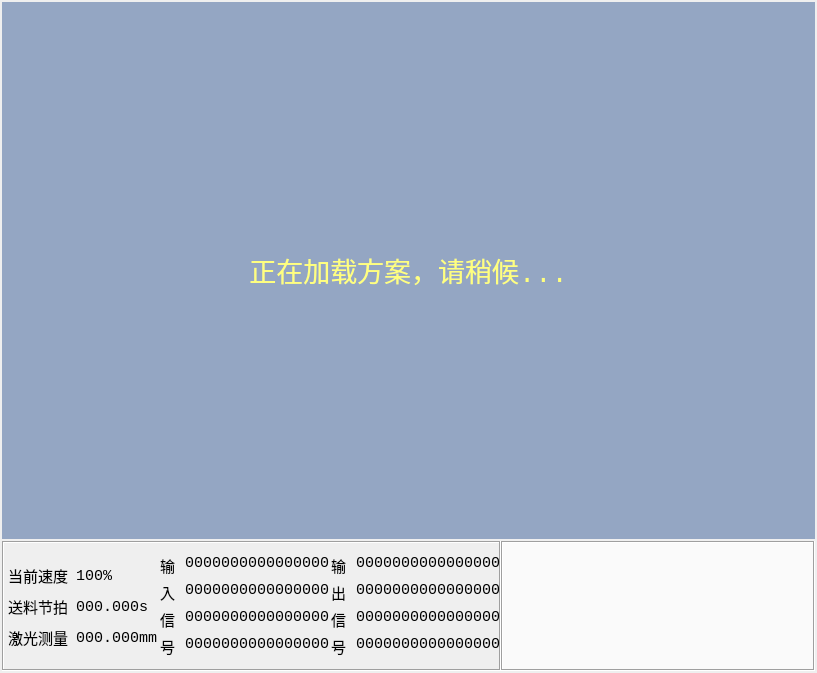
<?xml version="1.0" encoding="UTF-8"?>
<ui version="4.0">
 <class>PageWork</class>
 <widget class="QWidget" name="PageWork">
  <property name="geometry">
   <rect>
    <x>0</x>
    <y>0</y>
    <width>817</width>
    <height>673</height>
   </rect>
  </property>
  <property name="windowTitle">
   <string>WorkWidget</string>
  </property>
  <property name="autoFillBackground">
   <bool>true</bool>
  </property>
  <layout class="QVBoxLayout" name="verticalLayout">
   <property name="spacing">
    <number>2</number>
   </property>
   <property name="margin">
    <number>2</number>
   </property>
   <item>
    <widget class="QWidget" name="widget" native="true">
     <property name="sizePolicy">
      <sizepolicy hsizetype="Preferred" vsizetype="Expanding">
       <horstretch>0</horstretch>
       <verstretch>0</verstretch>
      </sizepolicy>
     </property>
     <property name="palette">
      <palette>
       <active>
        <colorrole role="Base">
         <brush brushstyle="SolidPattern">
          <color alpha="255">
           <red>255</red>
           <green>255</green>
           <blue>255</blue>
          </color>
         </brush>
        </colorrole>
        <colorrole role="Window">
         <brush brushstyle="SolidPattern">
          <color alpha="255">
           <red>148</red>
           <green>166</green>
           <blue>195</blue>
          </color>
         </brush>
        </colorrole>
       </active>
       <inactive>
        <colorrole role="Base">
         <brush brushstyle="SolidPattern">
          <color alpha="255">
           <red>255</red>
           <green>255</green>
           <blue>255</blue>
          </color>
         </brush>
        </colorrole>
        <colorrole role="Window">
         <brush brushstyle="SolidPattern">
          <color alpha="255">
           <red>148</red>
           <green>166</green>
           <blue>195</blue>
          </color>
         </brush>
        </colorrole>
       </inactive>
       <disabled>
        <colorrole role="Base">
         <brush brushstyle="SolidPattern">
          <color alpha="255">
           <red>148</red>
           <green>166</green>
           <blue>195</blue>
          </color>
         </brush>
        </colorrole>
        <colorrole role="Window">
         <brush brushstyle="SolidPattern">
          <color alpha="255">
           <red>148</red>
           <green>166</green>
           <blue>195</blue>
          </color>
         </brush>
        </colorrole>
       </disabled>
      </palette>
     </property>
     <property name="autoFillBackground">
      <bool>true</bool>
     </property>
     <layout class="QVBoxLayout" name="verticalLayout_2">
      <item>
       <widget class="QLabel" name="label_7">
        <property name="palette">
         <palette>
          <active>
           <colorrole role="WindowText">
            <brush brushstyle="SolidPattern">
             <color alpha="255">
              <red>255</red>
              <green>255</green>
              <blue>127</blue>
             </color>
            </brush>
           </colorrole>
          </active>
          <inactive>
           <colorrole role="WindowText">
            <brush brushstyle="SolidPattern">
             <color alpha="255">
              <red>255</red>
              <green>255</green>
              <blue>127</blue>
             </color>
            </brush>
           </colorrole>
          </inactive>
          <disabled>
           <colorrole role="WindowText">
            <brush brushstyle="SolidPattern">
             <color alpha="255">
              <red>127</red>
              <green>125</green>
              <blue>123</blue>
             </color>
            </brush>
           </colorrole>
          </disabled>
         </palette>
        </property>
        <property name="font">
         <font>
          <family>Monospace</family>
          <pointsize>20</pointsize>
         </font>
        </property>
        <property name="text">
         <string notr="true">正在加载方案，请稍候...</string>
        </property>
        <property name="alignment">
         <set>Qt::AlignCenter</set>
        </property>
       </widget>
      </item>
     </layout>
    </widget>
   </item>
   <item>
    <layout class="QHBoxLayout" name="horizontalLayout">
     <property name="spacing">
      <number>0</number>
     </property>
     <item>
      <widget class="QFrame" name="frame">
       <property name="sizePolicy">
        <sizepolicy hsizetype="Preferred" vsizetype="Fixed">
         <horstretch>0</horstretch>
         <verstretch>0</verstretch>
        </sizepolicy>
       </property>
       <property name="maximumSize">
        <size>
         <width>16777215</width>
         <height>130</height>
        </size>
       </property>
       <property name="font">
        <font>
         <family>Monospace</family>
         <pointsize>11</pointsize>
        </font>
       </property>
       <property name="frameShape">
        <enum>QFrame::Box</enum>
       </property>
       <property name="frameShadow">
        <enum>QFrame::Sunken</enum>
       </property>
       <layout class="QHBoxLayout" name="horizontalLayout_2">
        <property name="spacing">
         <number>2</number>
        </property>
        <property name="leftMargin">
         <number>0</number>
        </property>
        <property name="topMargin">
         <number>2</number>
        </property>
        <property name="rightMargin">
         <number>4</number>
        </property>
        <property name="bottomMargin">
         <number>2</number>
        </property>
        <item>
         <layout class="QFormLayout" name="formLayout">
          <property name="sizeConstraint">
           <enum>QLayout::SetDefaultConstraint</enum>
          </property>
          <property name="fieldGrowthPolicy">
           <enum>QFormLayout::FieldsStayAtSizeHint</enum>
          </property>
          <property name="rowWrapPolicy">
           <enum>QFormLayout::WrapLongRows</enum>
          </property>
          <property name="labelAlignment">
           <set>Qt::AlignRight|Qt::AlignTrailing|Qt::AlignVCenter</set>
          </property>
          <property name="formAlignment">
           <set>Qt::AlignCenter</set>
          </property>
          <property name="horizontalSpacing">
           <number>8</number>
          </property>
          <property name="verticalSpacing">
           <number>8</number>
          </property>
          <property name="rightMargin">
           <number>0</number>
          </property>
          <item row="1" column="0">
           <widget class="QLabel" name="label_8">
            <property name="font">
             <font>
              <family>Monospace</family>
              <pointsize>11</pointsize>
             </font>
            </property>
            <property name="text">
             <string>当前速度</string>
            </property>
           </widget>
          </item>
          <item row="1" column="1">
           <widget class="QLabel" name="speedLabel">
            <property name="font">
             <font>
              <family>Monospace</family>
              <pointsize>11</pointsize>
             </font>
            </property>
            <property name="text">
             <string>100%</string>
            </property>
           </widget>
          </item>
          <item row="3" column="0">
           <widget class="QLabel" name="label_11">
            <property name="text">
             <string>激光测量</string>
            </property>
           </widget>
          </item>
          <item row="3" column="1">
           <widget class="QLabel" name="labelDis5">
            <property name="text">
             <string>000.000mm</string>
            </property>
           </widget>
          </item>
          <item row="2" column="0">
           <widget class="QLabel" name="label_3">
            <property name="font">
             <font>
              <family>Monospace</family>
              <pointsize>11</pointsize>
             </font>
            </property>
            <property name="text">
             <string>送料节拍</string>
            </property>
           </widget>
          </item>
          <item row="2" column="1">
           <widget class="QLabel" name="processTimeLabel">
            <property name="font">
             <font>
              <family>Monospace</family>
              <pointsize>11</pointsize>
             </font>
            </property>
            <property name="text">
             <string>000.000s</string>
            </property>
           </widget>
          </item>
         </layout>
        </item>
        <item>
         <layout class="QFormLayout" name="ioLayout">
          <property name="sizeConstraint">
           <enum>QLayout::SetDefaultConstraint</enum>
          </property>
          <property name="fieldGrowthPolicy">
           <enum>QFormLayout::FieldsStayAtSizeHint</enum>
          </property>
          <property name="rowWrapPolicy">
           <enum>QFormLayout::WrapLongRows</enum>
          </property>
          <property name="labelAlignment">
           <set>Qt::AlignRight|Qt::AlignTrailing|Qt::AlignVCenter</set>
          </property>
          <property name="formAlignment">
           <set>Qt::AlignCenter</set>
          </property>
          <property name="horizontalSpacing">
           <number>10</number>
          </property>
          <property name="verticalSpacing">
           <number>4</number>
          </property>
          <property name="rightMargin">
           <number>0</number>
          </property>
          <item row="0" column="0">
           <widget class="QLabel" name="label_5">
            <property name="font">
             <font>
              <family>Monospace</family>
              <pointsize>11</pointsize>
             </font>
            </property>
            <property name="text">
             <string>输</string>
            </property>
           </widget>
          </item>
          <item row="0" column="1">
           <widget class="QLabel" name="labelInput1">
            <property name="font">
             <font>
              <family>Monospace</family>
              <pointsize>11</pointsize>
             </font>
            </property>
            <property name="text">
             <string>0000000000000000</string>
            </property>
            <property name="alignment">
             <set>Qt::AlignLeading|Qt::AlignLeft|Qt::AlignTop</set>
            </property>
           </widget>
          </item>
          <item row="2" column="0">
           <widget class="QLabel" name="label_6">
            <property name="font">
             <font>
              <family>Monospace</family>
              <pointsize>11</pointsize>
             </font>
            </property>
            <property name="text">
             <string>入</string>
            </property>
           </widget>
          </item>
          <item row="2" column="1">
           <widget class="QLabel" name="labelInput2">
            <property name="font">
             <font>
              <family>Monospace</family>
              <pointsize>11</pointsize>
             </font>
            </property>
            <property name="text">
             <string>0000000000000000</string>
            </property>
            <property name="alignment">
             <set>Qt::AlignLeading|Qt::AlignLeft|Qt::AlignTop</set>
            </property>
           </widget>
          </item>
          <item row="3" column="0">
           <widget class="QLabel" name="label_10">
            <property name="font">
             <font>
              <family>Monospace</family>
              <pointsize>11</pointsize>
             </font>
            </property>
            <property name="text">
             <string>信</string>
            </property>
           </widget>
          </item>
          <item row="4" column="0">
           <widget class="QLabel" name="label_12">
            <property name="font">
             <font>
              <family>Monospace</family>
              <pointsize>11</pointsize>
             </font>
            </property>
            <property name="text">
             <string>号</string>
            </property>
           </widget>
          </item>
          <item row="3" column="1">
           <widget class="QLabel" name="labelInput3">
            <property name="font">
             <font>
              <family>Monospace</family>
              <pointsize>11</pointsize>
             </font>
            </property>
            <property name="text">
             <string>0000000000000000</string>
            </property>
            <property name="alignment">
             <set>Qt::AlignLeading|Qt::AlignLeft|Qt::AlignTop</set>
            </property>
           </widget>
          </item>
          <item row="4" column="1">
           <widget class="QLabel" name="labelInput4">
            <property name="font">
             <font>
              <family>Monospace</family>
              <pointsize>11</pointsize>
             </font>
            </property>
            <property name="text">
             <string>0000000000000000</string>
            </property>
            <property name="alignment">
             <set>Qt::AlignLeading|Qt::AlignLeft|Qt::AlignTop</set>
            </property>
           </widget>
          </item>
         </layout>
        </item>
        <item>
         <layout class="QFormLayout" name="axisLayout">
          <property name="sizeConstraint">
           <enum>QLayout::SetDefaultConstraint</enum>
          </property>
          <property name="fieldGrowthPolicy">
           <enum>QFormLayout::FieldsStayAtSizeHint</enum>
          </property>
          <property name="rowWrapPolicy">
           <enum>QFormLayout::WrapLongRows</enum>
          </property>
          <property name="labelAlignment">
           <set>Qt::AlignRight|Qt::AlignTrailing|Qt::AlignVCenter</set>
          </property>
          <property name="formAlignment">
           <set>Qt::AlignCenter</set>
          </property>
          <property name="horizontalSpacing">
           <number>10</number>
          </property>
          <property name="verticalSpacing">
           <number>4</number>
          </property>
          <item row="5" column="0">
           <widget class="QLabel" name="label_13">
            <property name="font">
             <font>
              <family>Monospace</family>
              <pointsize>11</pointsize>
             </font>
            </property>
            <property name="text">
             <string>号</string>
            </property>
           </widget>
          </item>
          <item row="2" column="0">
           <widget class="QLabel" name="label_14">
            <property name="font">
             <font>
              <family>Monospace</family>
              <pointsize>11</pointsize>
             </font>
            </property>
            <property name="text">
             <string>信</string>
            </property>
           </widget>
          </item>
          <item row="1" column="0">
           <widget class="QLabel" name="label_9">
            <property name="font">
             <font>
              <family>Monospace</family>
              <pointsize>11</pointsize>
             </font>
            </property>
            <property name="text">
             <string>出</string>
            </property>
           </widget>
          </item>
          <item row="0" column="0">
           <widget class="QLabel" name="label_15">
            <property name="font">
             <font>
              <family>Monospace</family>
              <pointsize>11</pointsize>
             </font>
            </property>
            <property name="text">
             <string>输</string>
            </property>
           </widget>
          </item>
          <item row="0" column="1">
           <widget class="QLabel" name="labelOutput1">
            <property name="font">
             <font>
              <family>Monospace</family>
              <pointsize>11</pointsize>
             </font>
            </property>
            <property name="text">
             <string>0000000000000000</string>
            </property>
            <property name="alignment">
             <set>Qt::AlignLeading|Qt::AlignLeft|Qt::AlignTop</set>
            </property>
           </widget>
          </item>
          <item row="1" column="1">
           <widget class="QLabel" name="labelOutput2">
            <property name="font">
             <font>
              <family>Monospace</family>
              <pointsize>11</pointsize>
             </font>
            </property>
            <property name="text">
             <string>0000000000000000</string>
            </property>
            <property name="alignment">
             <set>Qt::AlignLeading|Qt::AlignLeft|Qt::AlignTop</set>
            </property>
           </widget>
          </item>
          <item row="2" column="1">
           <widget class="QLabel" name="labelOutput3">
            <property name="font">
             <font>
              <family>Monospace</family>
              <pointsize>11</pointsize>
             </font>
            </property>
            <property name="text">
             <string>0000000000000000</string>
            </property>
            <property name="alignment">
             <set>Qt::AlignLeading|Qt::AlignLeft|Qt::AlignTop</set>
            </property>
           </widget>
          </item>
          <item row="5" column="1">
           <widget class="QLabel" name="labelOutput4">
            <property name="font">
             <font>
              <family>Monospace</family>
              <pointsize>11</pointsize>
             </font>
            </property>
            <property name="text">
             <string>0000000000000000</string>
            </property>
            <property name="alignment">
             <set>Qt::AlignLeading|Qt::AlignLeft|Qt::AlignTop</set>
            </property>
           </widget>
          </item>
         </layout>
        </item>
       </layout>
      </widget>
     </item>
     <item>
      <widget class="QListView" name="listMessage">
       <property name="sizePolicy">
        <sizepolicy hsizetype="Fixed" vsizetype="Fixed">
         <horstretch>0</horstretch>
         <verstretch>0</verstretch>
        </sizepolicy>
       </property>
       <property name="maximumSize">
        <size>
         <width>350</width>
         <height>130</height>
        </size>
       </property>
       <property name="palette">
        <palette>
         <active>
          <colorrole role="Base">
           <brush brushstyle="SolidPattern">
            <color alpha="255">
             <red>250</red>
             <green>250</green>
             <blue>250</blue>
            </color>
           </brush>
          </colorrole>
         </active>
         <inactive>
          <colorrole role="Base">
           <brush brushstyle="SolidPattern">
            <color alpha="255">
             <red>250</red>
             <green>250</green>
             <blue>250</blue>
            </color>
           </brush>
          </colorrole>
         </inactive>
         <disabled>
          <colorrole role="Base">
           <brush brushstyle="SolidPattern">
            <color alpha="255">
             <red>236</red>
             <green>233</green>
             <blue>216</blue>
            </color>
           </brush>
          </colorrole>
         </disabled>
        </palette>
       </property>
       <property name="font">
        <font>
         <pointsize>10</pointsize>
        </font>
       </property>
       <property name="focusPolicy">
        <enum>Qt::NoFocus</enum>
       </property>
       <property name="frameShape">
        <enum>QFrame::Box</enum>
       </property>
       <property name="frameShadow">
        <enum>QFrame::Sunken</enum>
       </property>
       <property name="lineWidth">
        <number>1</number>
       </property>
       <property name="autoScroll">
        <bool>false</bool>
       </property>
       <property name="editTriggers">
        <set>QAbstractItemView::NoEditTriggers</set>
       </property>
       <property name="selectionBehavior">
        <enum>QAbstractItemView::SelectRows</enum>
       </property>
       <property name="spacing">
        <number>2</number>
       </property>
       <property name="batchSize">
        <number>200</number>
       </property>
      </widget>
     </item>
    </layout>
   </item>
  </layout>
 </widget>
 <layoutdefault spacing="6" margin="11"/>
 <resources/>
 <connections/>
</ui>
